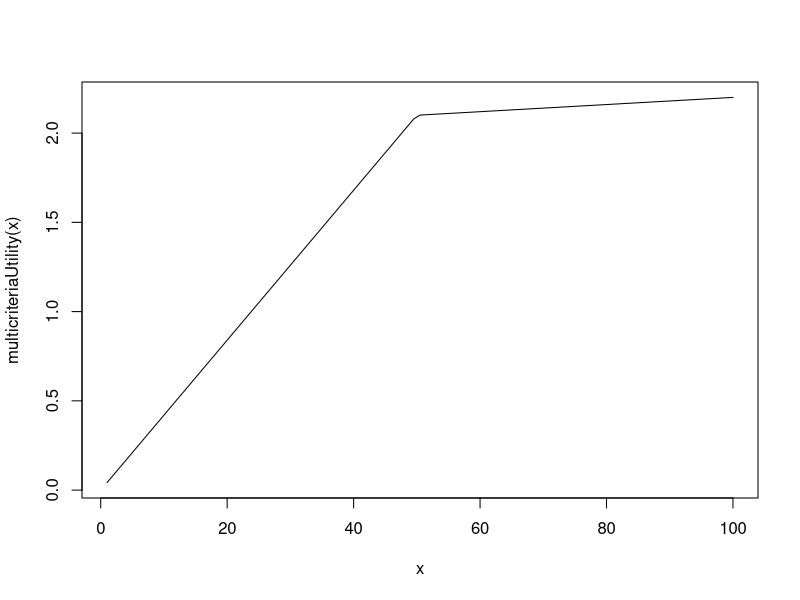
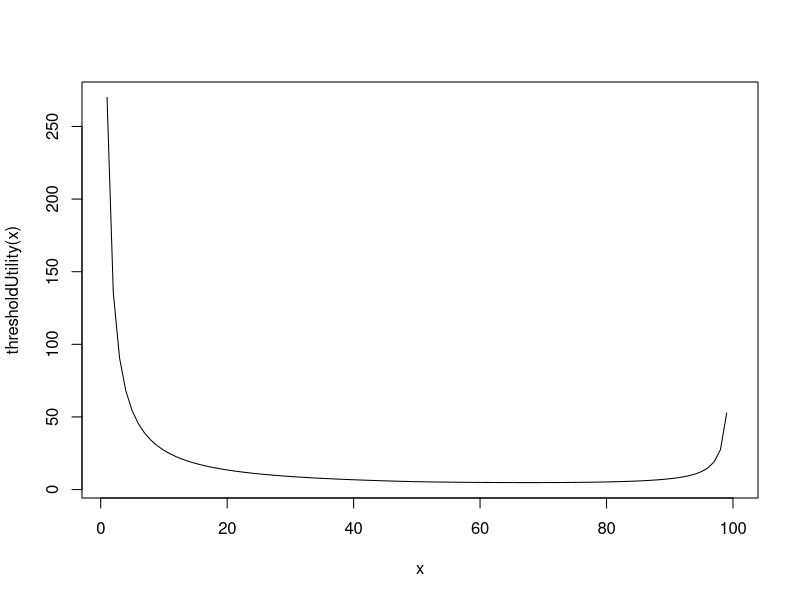
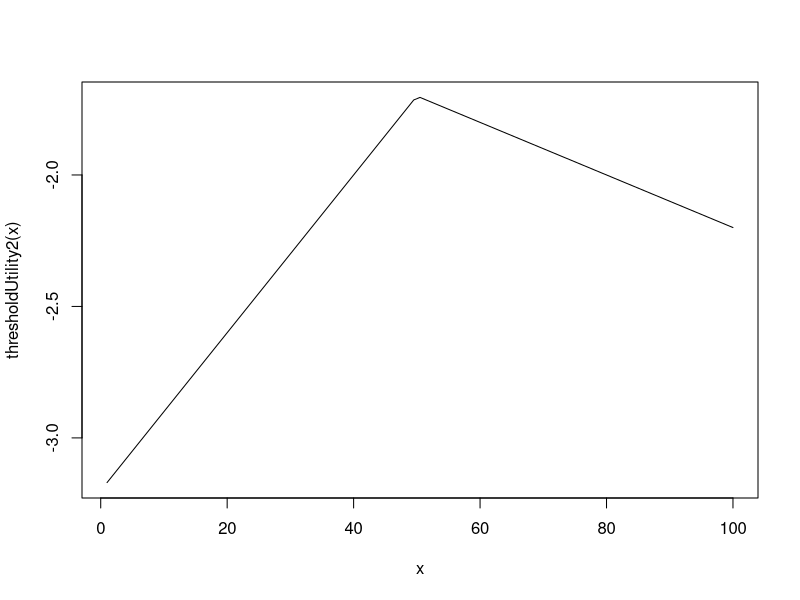

Recreate these plots in R, in order.
wealthStrength = 2.2
fairnessStrength = 1.0
pieSize = 100
pieSizeMed = pieSize/2.0

wealthGain <- function(result){
 result/100
}

fairnessGain <- function(result){
  1-abs(pieSizeMed-result)/pieSizeMed
}

multicriteriaUtility <- function(result){
  wealthStrength * wealthGain(result) +
    fairnessStrength * fairnessGain(result)
}

#For every function, make it a probability distribution function?
thresholdUtility <-function(result){
  wealthStrength/wealthGain(result) + fairnessStrength/fairnessGain(result)
}

thresholdUtility2 <-function(result){
  wealthGain(result) -wealthStrength +  fairnessGain(result) - fairnessStrength
}

memoryTesholdUtility <- function(result){
  timesActionWasChosen(result)/totalIterations
  #hmm look into previous defnitoin of this and such...
  timesActionWasChosen(result)
}


#ToDo for responder
#ToDo for 

curve(multicriteriaUtility(x),1,pieSize)
curve(thresholdUtility(x),1,pieSize)
curve(thresholdUtility2(x),1,pieSize)

